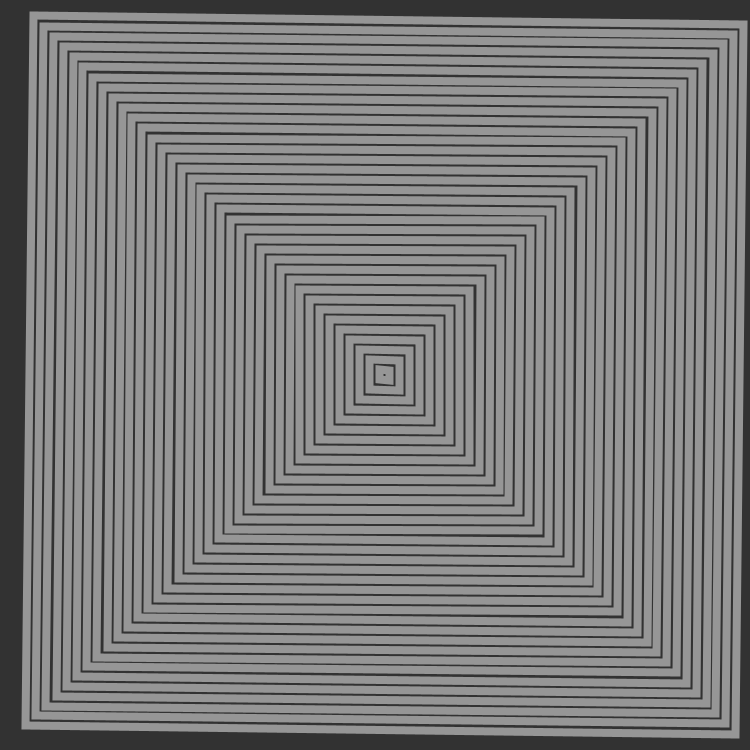
Frame 1 (no input)
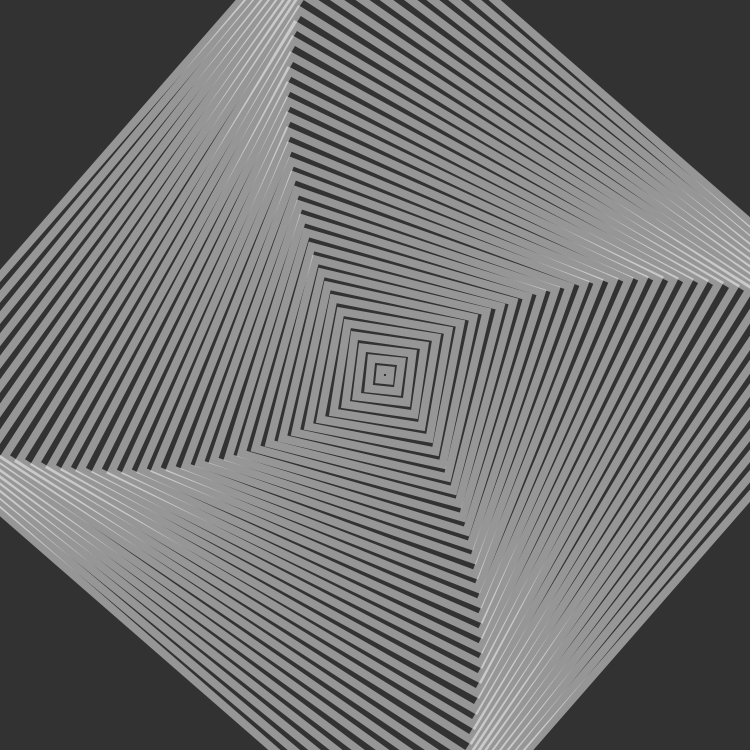
Frame 60 (the mouse pressed at the canvas centre just before this capture)
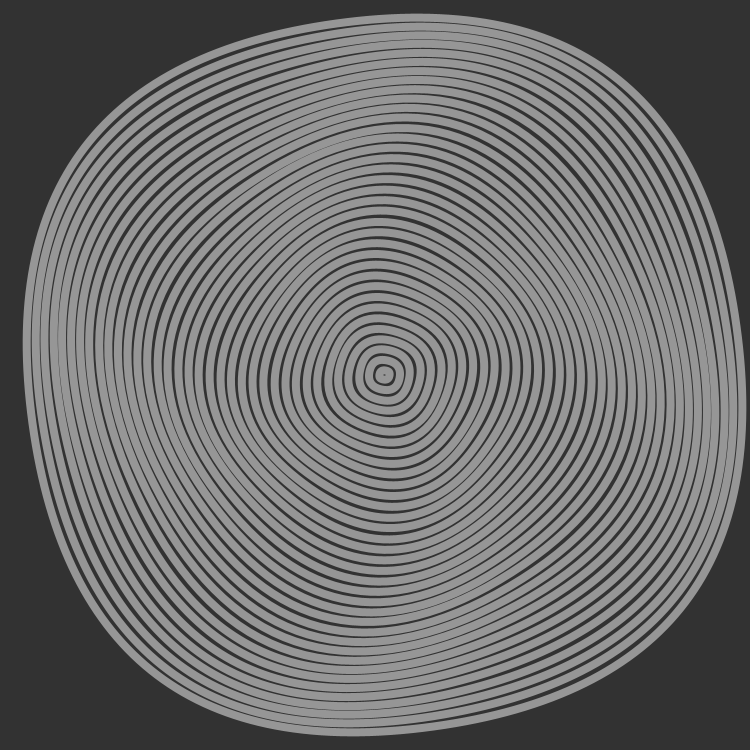
Frame 120 (the mouse held since frame 60 and released just before this capture)

The Processing sketch that drew these frames (run headless with seeded random() and noise(); from frame 60 on, the mouse is pressed at the canvas centre):

// Processing sketch: sketch
// ── sketch.pde
// INFO ************** //
//////////////////////////////
/*
GENUARY 2021 / DAY 9 / Interference patterns
José Vicente Araújo - 2021
*/

// LIBRERÍAS ************** //
//////////////////////////////

// VARIABLES GLOBALES ***** //
//////////////////////////////
int ancho = 750;
int alto = 750;
String pathData = "../../data/";
String pathExport = "../../export/";



// SETUP ****************** //
//////////////////////////////
void settings(){
  size(ancho, alto);

}

void setup(){
  rectMode(CENTER);
  //blendMode(MULTIPLY);
  noFill();
  strokeWeight(8);

}

// LOOP ******************* //
//////////////////////////////
void draw(){
  background(50);
  pushMatrix();
  translate(ancho/1.95, alto/2);
  rotate(frameCount*0.001);
  stroke(255, 125);
  r(0, 0, ancho-20);
  popMatrix();
  // pushMatrix();
  // translate(ancho/2.05, alto/2);
  // rotate(frameCount*0.0015);
  // stroke(0, 125);
  // r(0, 0, ancho-20);
  // popMatrix();
}

// FUNCIONES ************** //
//////////////////////////////

void r (int x, int y, float sz){
  for(int i = int(sz); i > 10; i-=20){
    sz -= 20;
    pushMatrix();
    translate(x, y);
    rotate(frameCount*0.000015*i);
    rect(x, y, sz, sz, /*(sz/2) +*/ mouseX);
    popMatrix();

  }

}

void keyPressed(){
  if(key == 's'){
    save(pathExport + "G09/" + timeStamp() + ".png");
  }
}

String timeStamp(){
  String y = str(year());
  String m = str(month());
  String d = str(day());
  String h = str(hour());
  String mn = str(minute());
  String s = str(second());

  String ts = y + m + d + h + h + m + s;

  return ts;
}

void mousePressed(){
  setup();
}
